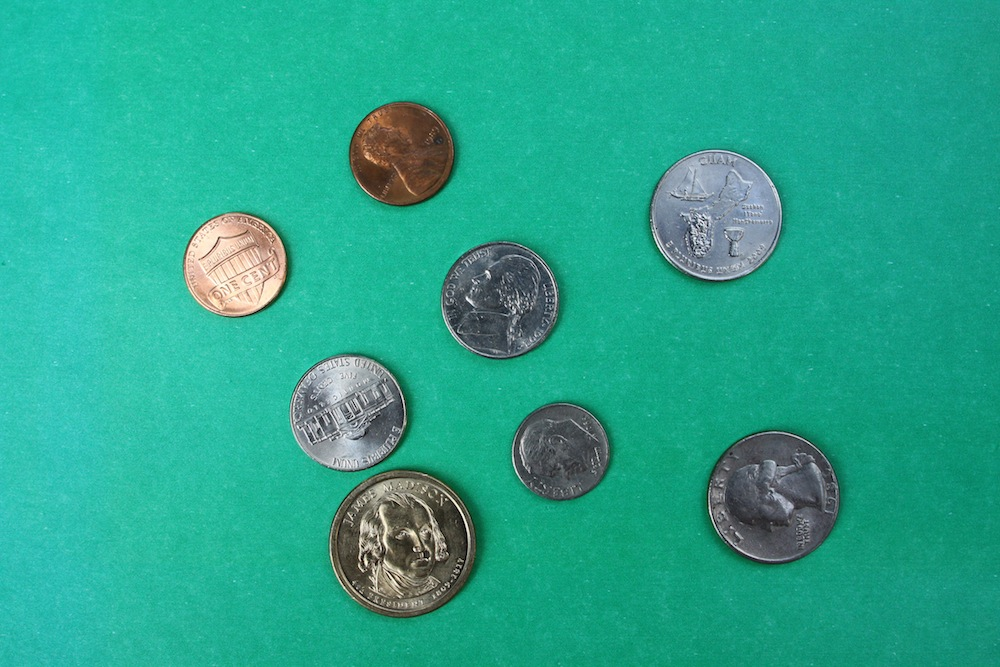
#> input picture TestImages/Coins2.jpg, 1000 x 667 px
$ python orbeez.py
#> lines starting #> are read from the running program, lines starting #| are printed output that depends on the picture
__author__ = 'kingc3'
import cv2

cv2.ocl.setUseOpenCL(False)
img1 = cv2.imread("TestImages/Coins2.jpg")
#> img1 is the input picture: shape (667, 1000, 3); mean B, G, R 140.5, 165.1, 40.2
img2 = cv2.imread("TestImages/Coins1.jpg")
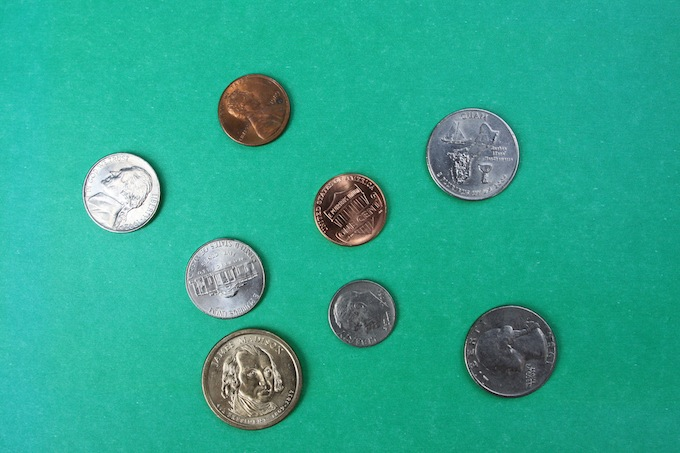
#> input picture TestImages/Coins1.jpg, 680 x 453 px
#> img2 is the input picture: shape (453, 680, 3); mean B, G, R 143.4, 166.8, 44.8
img1 = cv2.cvtColor(img1, cv2.COLOR_BGR2GRAY)
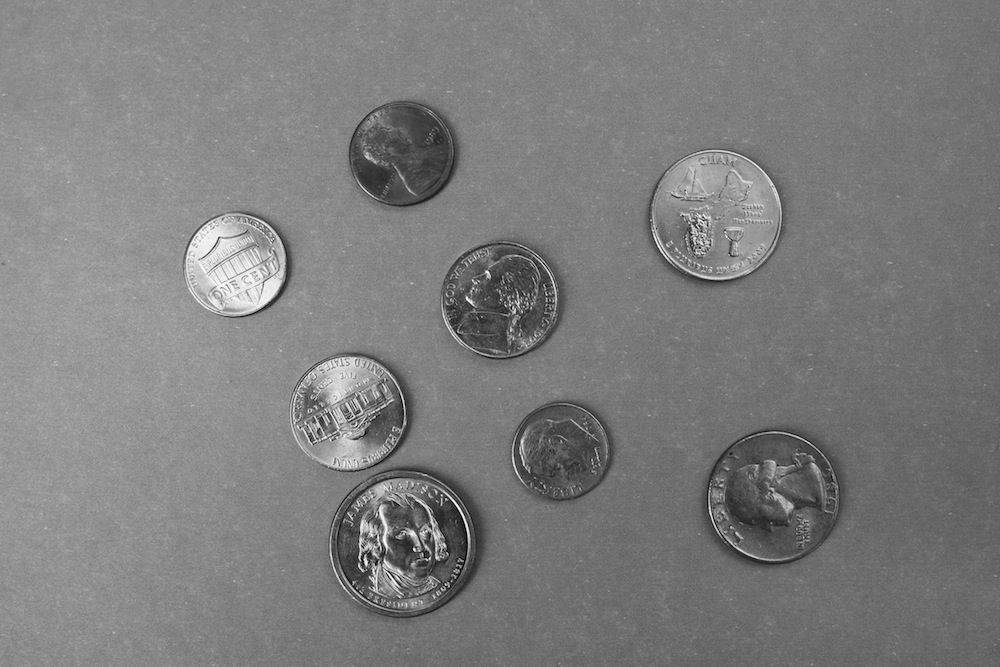
#> img1: shape (667, 1000); min 0, max 254, mean 124.9
img2 = cv2.cvtColor(img2, cv2.COLOR_BGR2GRAY)
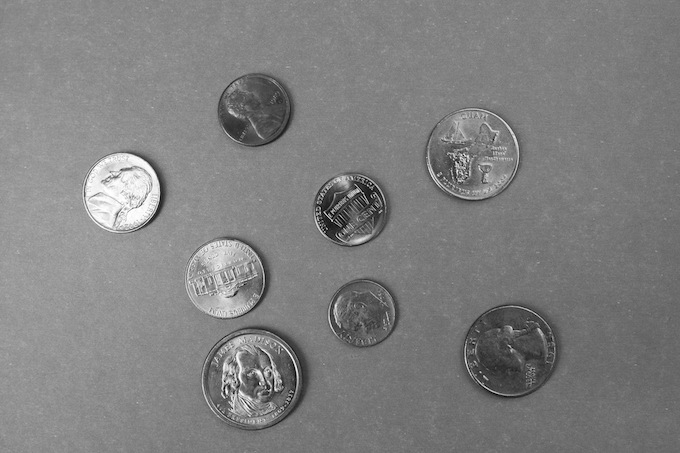
#> img2: shape (453, 680); min 0, max 255, mean 127.7


#cv2.waitKey(0)
#cv2.imshow("Original 1", img)


# create a ORB object, that can run the ORB algorithm.

orb = cv2.ORB_create()


keypts, des = orb.detectAndCompute(img1, None)
#> keypts = 500 keypoints; strongest (x, y, size): (414, 549, 31), (427, 560, 31), (429, 558, 31), (352, 416, 31)

#print "Number of keypoints found:", len(keypts)
keypts2, des2 = orb.detectAndCompute(img2, None)
#> keypts2 = 500 keypoints; strongest (x, y, size): (225, 385, 31), (268, 387, 31), (224, 387, 31), (275, 390, 31)


img1 = cv2.drawKeypoints(img1, keypts, None, (255, 0, 0), 4)
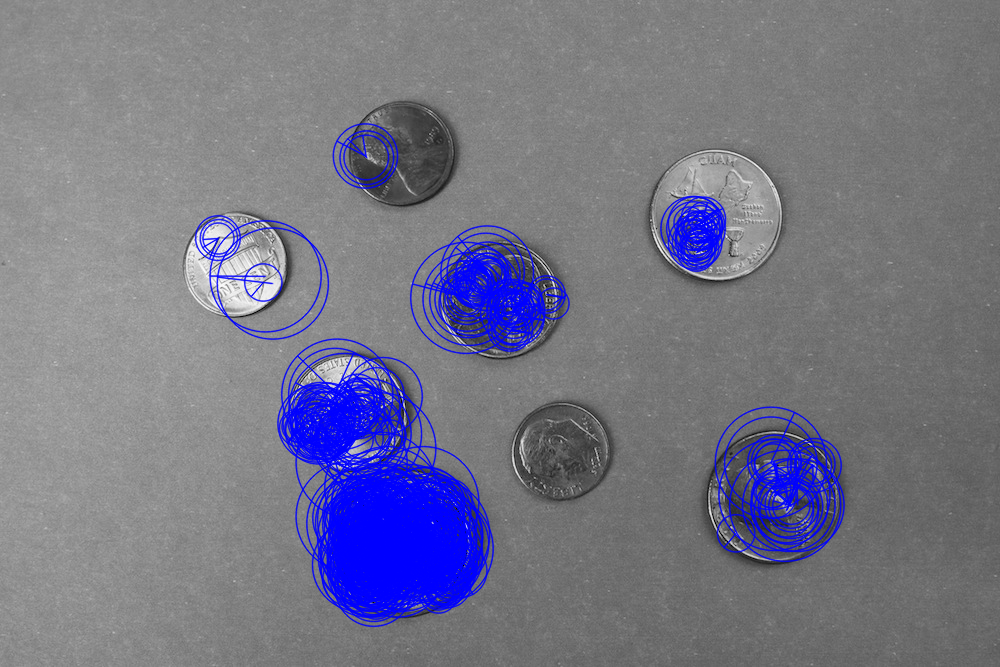
#> img1: shape (667, 1000, 3); mean of channels 0, 1, 2 135, 117, 117; drawn as B, G, R

cv2.imshow("Keypoints 1", img1)

img2 = cv2.drawKeypoints(img2, keypts2, None, (255, 0, 0), 4)
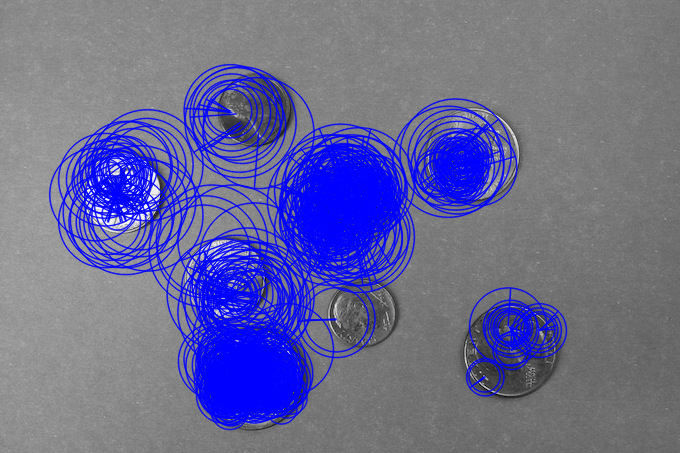
#> img2: shape (453, 680, 3); mean of channels 0, 1, 2 149, 105.5, 105.5; drawn as B, G, R

cv2.imshow("Keypoints 2", img2)

cv2.waitKey(0)

cv2.destroyAllWindows()
